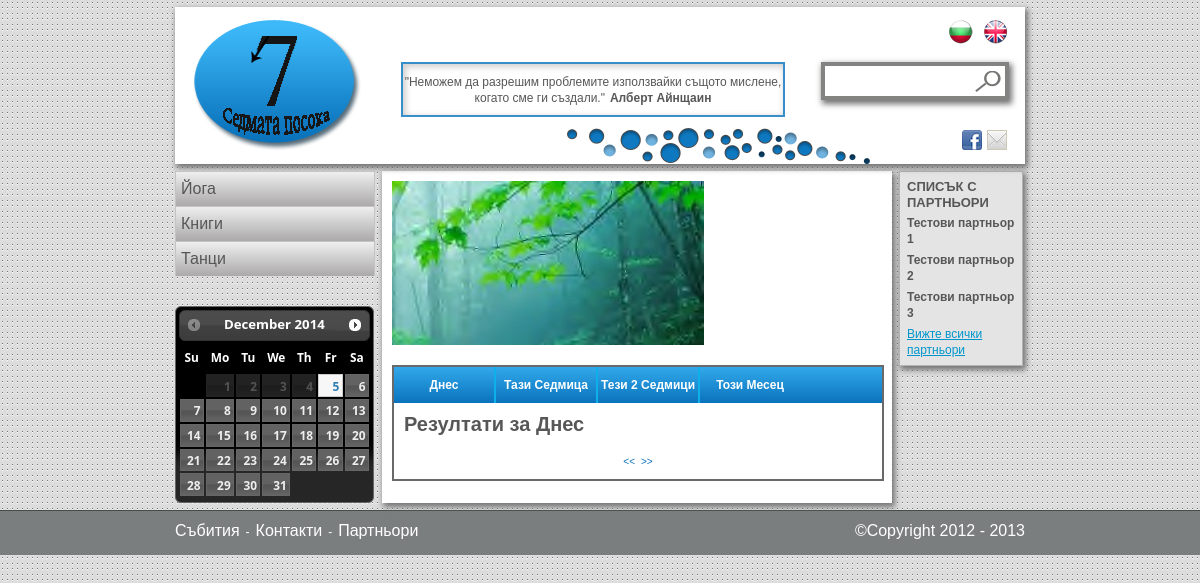
The page / on the database its author committed.
### tables this page shows
create table tought_text (
  id int not null auto_increment primary key,
  bg text,
  en text
);

create table tought_author (
  id int not null auto_increment primary key,
  bg text,
  en text
);

create table category (
  id         int not null auto_increment primary key,
  pictureSrc varchar(150) not null,
  nameId     int not null,
  descrId    int not null,
  createdAt  timestamp default current_timestamp,

  foreign key (nameId) 
    references categoryname(id)
    on delete cascade
    on update cascade,

  foreign key (descrId) 
    references categorydescr(id)
    on delete cascade
    on update cascade
);

create table categoryname (
  id int not null auto_increment primary key,
  bg text,
  en text
);

create table ads (
  id        int not null auto_increment primary key,
  imagePath varchar(150) not null,
  link      varchar(150),
  titleId   int not null,
  type      int not null,
  startDate timestamp,
  endDate   timestamp,

  foreign key (titleId) 
    references adstitle(id)
    on delete cascade
    on update cascade
);

create table partner (
  id      int not null auto_increment primary key,
  logoSrc varchar(150) not null,
  link    varchar(150),
  nameId  int not null,

  foreign key (nameId) 
    references partnername(id)
    on delete cascade
    on update cascade
);

create table partnername (
  id int not null auto_increment primary key,
  bg text,
  en text
);

### application/helpers/printLayout_helper.php (called while the page is built, shortened)
<?php
if (!function_exists('test_method')) {
    function printLayout($pointer, $templateLayout = null, $mainLayout, $data) {
        $data['ui_labels'] = $pointer->uiLabelsModel->getLabelsForLanguage( $data['language'] );
        $pointer->load->view('templates/header', $data);
        $pointer->load->view($mainLayout, $data);
        $pointer->load->view('templates/footer', $data);
    }
}
?>

### application/controllers/home.php (called while the page is built, shortened)
<?php
class home extends CI_Controller{
    function index($language)
    {
        $language = strtolower($language);
        $data = $this->load_data->populateHeaderData($language);
        $ui_labels = $this->uiLabelsModel->getLabelsForLanguage( $language );
        $data['events'] = $this->eventModel->getAllEvents(0,null,$language);
        $data['language']=$language;
        $data['viewedEventsTitle'] = $ui_labels['search']['results'].' '.$ui_labels['search']['today'];
        printLayout($this, null, "homeView", $data);
    }
}
?>

### index.php (called while the page is built, shortened)
<?php
require_once BASEPATH.'core/CodeIgniter.php';

### application/models/toughtModel.php (called while the page is built, shortened)
<?php
class toughtModel extends CI_Model {
    function getLastTought($limit =1, $language)
   {
       $this->db->select('tought_text.'.$language.' as text, tought_author.'.$language.' as author' );
       $this->db->from('tought');
       $this->db->join('tought_author','tought_author.id = tought.authorId');
       $this->db->join('tought_text','tought_text.id = tought.textId');
       $this->db->order_by('tought.id','desc');
       $this->db->limit($limit);
       $query=$this->db->get();
       if($query->num_rows() > 0){
           return $query->result_array();
       }
   }
   function getTought($day = null ,$limit = 0,$language) {
       $day = isset($day)?$day:Date('Y:m:d');
        $this->db->select('tought_text.'.$language.' as text, tought_author.'.$language.' as author');
        $this->db->join('tought_author','tought_author.id = tought.authorId');
        $this->db->join('tought_text','tought_text.id = tought.textId');
        $this->db->where("`startDate` <=  '".$day."' AND  `endDate` >=  '".$day."'");
        if($limit > 0)
        {
            $this->db->limit($limit);
        }
        $query = $this->db->get('tought');
        if($query->num_rows() > 0)
        {
            return $query->result_array();
        }
        else
        {
            return $this->getLastTought(1,$language);
        }
   }
}
?>

### application/libraries/Load_Data.php (called while the page is built, shortened)
<?php
class Load_Data extends CI_Controller {
    function populateHeaderData($language) {
        $language = strtolower($language);
        $CI = &get_instance();
        $data['banners'] = $CI->adsModel->getAds(null, 1, 7, $language);
        $data['ads'] = $CI->adsModel->getAds(null, 2, 2, $language);
        $data['partners'] = $CI->partnerModel->getPartners($language);
        $data['categories'] = $CI->categoryModel->
                getAllCategoriesName($language);
        $data['subcategories'] = $CI->subcategoryModel->
                getSubcategoriesForCategory($catId = null, $language);
        $data['tought'] = $CI->toughtModel->getTought(null, 1, $language);
        return $data;
    }
}
?>

### application/models/categoryModel.php (called while the page is built, shortened)
<?php
class categoryModel extends CI_Model {
    function getAllCategoriesName($language) {
        $this->db->select('category.id,categoryname.'.$language.' as name');
        $this->db->join('categoryname','categoryname.id = category.nameId');
        $this->db->order_by('name', 'asc');
        $query = $this->db->get('category');
        return $query->result_array();
    }
}
?>

### application/models/adsModel.php (called while the page is built, shortened)
<?php
class adsModel extends CI_Model {
    function getLast($type,$language)
    {
        $this->db->select('ads.imagePath, ads.link, adstitle.'.$language.' as title');
        $this->db->join('adstitle',' adstitle.id = ads.titleId ');
        $this->db->where('ads.type = "'.$type.'"');
        $this->db->order_by('ads.endDate','Desc');
        $this->db->limit(1);
        return $this->db->get('ads');
    }
    function getAds($day = null,$type,$limit = null,$language = "bg")
    {
        $day = isset($day)?$day:Date('Y:m:d');
        $this->db->select('ads.imagePath, ads.link, adstitle.'.$language.' as title');
        $this->db->join('adstitle',' adstitle.id = ads.titleId ');
        $this->db->where('ads.type = "'.$type.'" AND startDate <= "'.$day.'"
            AND endDate >= "'.$day.'"');
        if($limit != null)
        {
            $this->db->limit($limit);
        }
        $query = $this->db->get('ads');
        if($query->num_rows() <= 0 and $type == 1)
        {
            $query = $this->getLast($type,$language);
        }
        return $query->result_array();
    }
}
?>

### application/models/uiLabelsModel.php (called while the page is built)
<?php if (!defined('BASEPATH')) exit('No direct script access allowed');
class uiLabelsModel extends CI_Model {
    function getLabelsForLanguage($language) {
        $this->db->select('json_labels');
        $this->db->where('language = "'.$language.'"');
        $query = $this->db->get('ui_labels');
        $json_labels_string = $query->result_array();
        $json_labels_string = $json_labels_string[0]['json_labels'];
        return json_decode( $json_labels_string, true );
    }
}

### application/models/partnerModel.php (called while the page is built)
<?php
class partnerModel extends CI_Model {
    function getPartners($language)
    {
        $this->db->select(' partner.link, partner.logoSrc, partnername.'.$language.' as name');
        $this->db->join('partnername','partnername.id = partner.nameId');
        $query = $this->db->get('partner');
        return $query->result_array();
    }
}
?>

### application/views/homeView.php (the view, shortened to what this page needs)
<div class="bannerHolder">
    <div id="slides">
        <?php
        foreach ($banners as $banner) {
            echo '<a href="' . $banner['link'] . '"><img src="' . base_url() . 'img/' . $banner['imagePath'] . '" alt="' . $banner['title'] . '" /></a>';
        }
        ?>
    </div>
</div>
<div class="articleHolder">
    <div class="articleNav">
        <?php
        echo "<a href='".base_url().$language.'/'."search/dateSearch/0' >".$ui_labels['search']['today'  ]."</a>";
        echo "<a href='".base_url().$language.'/'."search/dateSearch/7' >".$ui_labels['search']['week'   ]."</a>";
        echo "<a href='".base_url().$language.'/'."search/dateSearch/14'>".$ui_labels['search']['2_weeks']."</a>";
        echo "<a href='".base_url().$language.'/'."search/dateSearch/30'>".$ui_labels['search']['month'  ]."</a>";
        ?>
    </div>
    <article class="articleText">
        <div class="subCategoryMainHolder">
            <h1><?php echo $viewedEventsTitle;?></h1>
            <div class="subCategoryEventHolder">
				<div class="pagging"></div>
            </div>
        </div>
    </article>
</div>

### application/views/templates/header.php (shortened to what this page needs)
<?php
$query = $_SERVER['QUERY_STRING'] ? '?'.$_SERVER['QUERY_STRING'] : '';
$uri_string = $this->uri->uri_string();
$uri_string = $uri_string ? $uri_string : $language;
$full_url = $this->config->site_url().'/'.$uri_string.$query;
$full_url = str_replace('/index.php', '', $full_url);
?>
<!DOCTYPE html>
<html>
    <head>
        <link rel="stylesheet" type="text/css" href="<?php echo base_url();?>css/style.css" />
        <link rel="stylesheet" type="text/css" href="<?php echo base_url();?>js/jquery-ui-1.10.2.custom/css/ui-darkness/jquery-ui-1.10.2.custom.css"></script>
        <link rel="stylesheet" type="text/css" href="<?php echo base_url();?>js/jquery-ui-1.10.2.custom/css/ui-darkness/jquery-ui-1.10.2.custom.min.css"></script>
    </head>
    <body>
        <div class="wrapAllMain">
        <div class="wrapAll">
            <header class="wrapHeader">
                <div class="clear">
                    <a class="logo" href="<?php echo base_url().$language;?>/" ><img src="<?php echo base_url()?>img/logo_sedmata_posoka.png" alt="logo" /></a>
                    <div class="mindHolder">
                        <?php
                        echo '<p>"' . $tought[0]['text'] . '"<span class="author"> ' . $tought[0]['author'] . '</span></p>';
                        ?>
                    </div>
                    <div class="bubbles"></div>
                    <div class="rightPart">
                        <section class="language clear">
                            <a href="<?php echo str_replace('/bg', '/en', $full_url); ?>" class="en"></a>
                            <a href="<?php echo str_replace('/en', '/bg', $full_url); ?>" class="bg"></a>
                        </section>
						<section id="searchHolder" class="search">
							<form id="formSearch" name="formSearch" action="" method="post" onsubmit="return searchByWord();">
								<input class="searchTxt" id="searchTxt" name="searchTxt" type="search" />
								<input class="searchBttn" id="searchBttn" type="submit" value="" />
							</form>
						</section>
                        <section class="socials clear">
                            <a class="email" href="<?=base_url().$language?>/contacts"></a>
                            <a class="fb" href=""></a>
                        </section>
                    </div>
                </div>
            </header>
            <section class="wrapMain">
                <div class="clear">
                    <div class ="wrapMainLeft">
                        <nav class ="navMain">
							<ul class="level1">
                            <?php
                            foreach ($categories as $category) {
                                echo '<li class="level1Li"><a class="level1Link" href="' . base_url() .$language.'/'. 'category/' . $category['id'] . '">' .
                                $category['name'] . ' </a>';
								echo '</li>';
                            }
                            ?>
							</ul>
                        </nav>
						<div class="datePickerHolder">
							<div id="datepicker"></div>
						</div>
                    </div>
                    <div class ="wrapMainMiddle">

### application/views/templates/footer.php (shortened to what this page needs)
</div>
<div class ="wrapMainRight">
    <div class="partnersMainHolder">
        <h3><?=$ui_labels['partners']['list']?></h3>
        <?php
        foreach ($partners as $partner) {
            echo '<h4>' . $partner['name'] . '</h4>';
        }
        echo '<a href="' . base_url().$language.'/partners'.'">'.$ui_labels['partners']['view_all'].'</a>';
        ?>
    </div>
</div>
</div>
</section>
</div>
<footer class="footer">
    <div class ="content">
		<nav class ="navBottom">
			<?php
			echo "<a href='".base_url().$language.'/'."search/dateSearch/0'>".$ui_labels['footer']['links']['events']."</a>";
            echo '<span class="separator">-</span>';
            echo "<a href='".base_url().$language.'/'."contacts'>".$ui_labels['footer']['links']['contacts']."</a>";
            echo '<span class="separator">-</span>';
			echo "<a href='".base_url().$language.'/'."partners'>".$ui_labels['footer']['links']['partners']."</a>";
			?>
		</nav>
		<span class="footerRight">&copy;Copyright 2012 - 2013</span>
	</div>
</footer>
</div>
</body>
</html>

### rows shown on the page
tought_text: bg "Неможем да разрешим проблемите използвайки същото мислене, когато сме ги създали.", tought_author.bg "Алберт Айнщаин"
category: nameId.bg "Йога"
category: nameId.bg "Книги"
category: nameId.bg "Танци"
ads: imagePath (picture)
partner: nameId.bg "Тестови партньор 1"
partner: nameId.bg "Тестови партньор 2"
partner: nameId.bg "Тестови партньор 3"

### other values the page prints
$ui_labels['search']['today'  ] "Днес"
$ui_labels['search']['week'   ] "Тази Седмица"
$ui_labels['search']['2_weeks'] "Тези 2 Седмици"
$ui_labels['search']['month'  ] "Този Месец"
$viewedEventsTitle "Резултати за Днес"
$ui_labels['partners']['list'] "СПИСЪК С ПАРТНЬОРИ"
$ui_labels['partners']['view_all'] "Вижте всички партньори"
$ui_labels['footer']['links']['events'] "Събития"
$ui_labels['footer']['links']['contacts'] "Контакти"
$ui_labels['footer']['links']['partners'] "Партньори"
